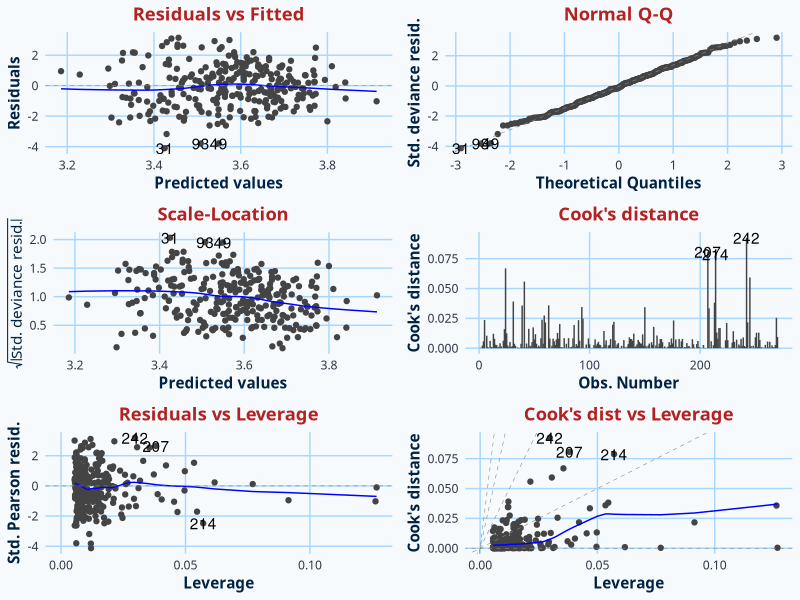
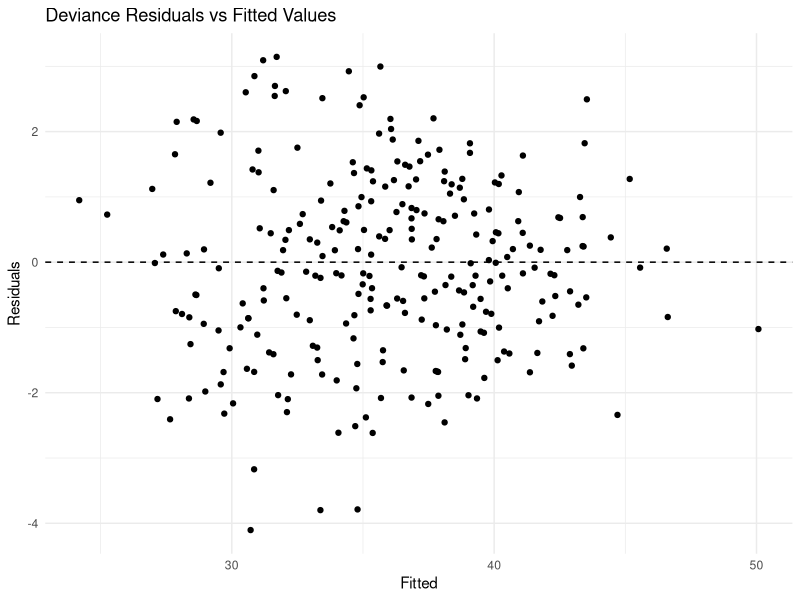
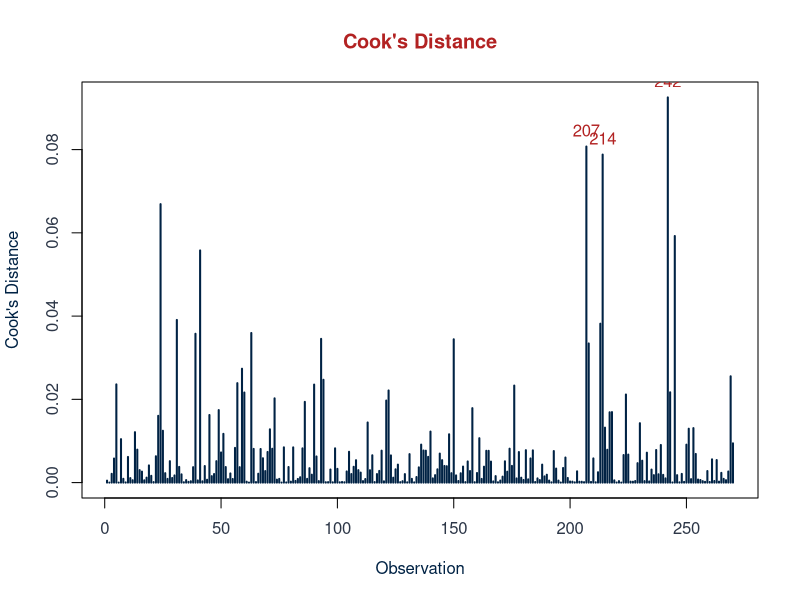

The R script that drew these images, in order:
#Residual Diagnosis of GLM model with real data 

library(readxl)
library(dplyr)
library(ggplot2)
library(ggfortify)
library(tibble)

data <- read.csv("CompleteTeamData.csv")
#Lagged ROW column 
data <- data %>% 
  arrange(Team, Year) %>%
  group_by(Team) %>%
  mutate(ROW_prev_actual = lag(ROW)) %>%
  ungroup()
model_data <- data %>% filter(!is.na(ROW_prev_actual))


#REAL GLM MODEL:
real_glm <- glm(
  ROW ~ poly(RawGini,2) + ROW_prev_actual,
  family = poisson(link = "log"),
  data = model_data
)
summary(real_glm)
library(ggfortify)
library(ggplot2)

autoplot(real_glm, which = 1:6, ncol = 2) +
  theme_minimal(base_family = "Abhaya Libre") +
  theme(
    plot.background = element_rect(fill = "#F7FAFC", color = NA),
    panel.background = element_rect(fill = "#F7FAFC", color = NA),
    panel.grid.major = element_line(color = "#A8D8FF"),
    panel.grid.minor = element_blank(),
    strip.background = element_rect(fill = "#A8D8FF", color = NA),
    strip.text = element_text(color = "#002244", size = 12, face = "bold"),
    axis.text = element_text(color = "#2D3748"),
    axis.title = element_text(color = "#002244", face = "bold"),
    plot.title = element_text(color = "#B22222", face = "bold", hjust = 0.5)
  )

cov2cor(vcov(real_glm))

update(real_glm, .~ . - poly(RawGini,2))
anova(real_glm)
anova(update(real_glm, .~ROW_prev_actual+poly(RawGini,2)))

#DEVIANCE RESIDUALS: 
res <- residuals(real_glm, type = "deviance")
fitted_vals <- fitted(real_glm)

ggplot(data.frame(Fitted = fitted_vals, Residuals = res), aes(x = Fitted, y = Residuals)) +
  geom_point() +
  geom_hline(yintercept = 0, linetype = "dashed") +
  theme_minimal() +
  labs(title = "Deviance Residuals vs Fitted Values")

#VALIDITY CHECKS: 

#Overdispersion: 
summary(real_glm)$deviance / summary(real_glm)$df.residual
#Influence:
influence_measures <- influence.measures(real_glm)
summary(influence_measures)
#plot(cooks.distance(real_glm), type = "h", main = "Cook's Distance")
cd <- cooks.distance(real_glm)
plot(cd,
     type = "h",
     lwd = 2,
     col = "#002244",       
     main = "Cook's Distance",
     xlab = "Observation",
     ylab = "Cook's Distance",
     col.main = "#B22222",  
     col.lab = "#002244",   
     col.axis = "#2D3748" 
)
top_n <- order(cd, decreasing = TRUE)[1:3]
text(x = top_n, y = cd[top_n], labels = top_n, pos = 3, col = "#B22222")

#OPTIMAL GINI CALCULATIONS: 
glm_raw <- glm(
  ROW ~ RawGini + Gini2 + ROW_prev_actual,
  family = poisson(link = "log"),
  data = data
)
summary(glm_raw)

beta1 <- coef(glm_raw)["RawGini"]
beta2 <- coef(glm_raw)["Gini2"]

Gini_optimal <- -beta1 / (2 * beta2)
Gini_optimal
